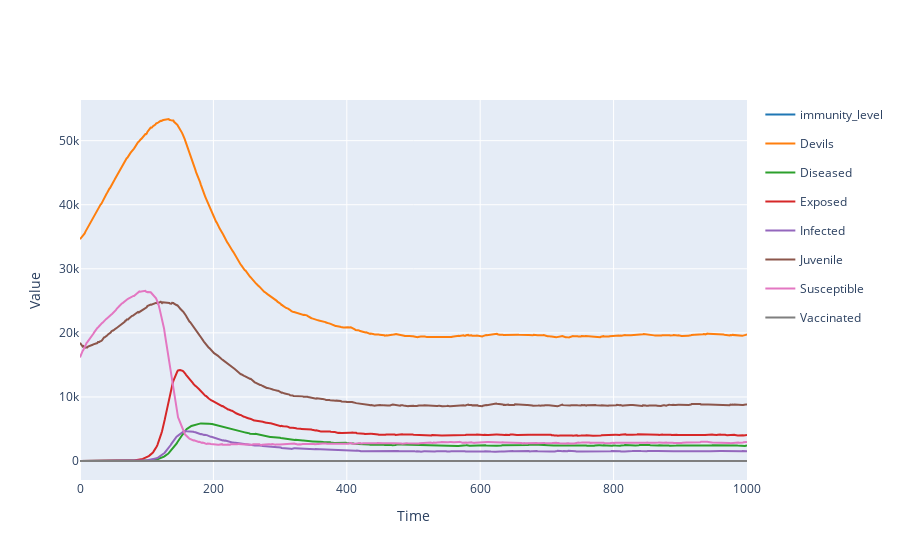

Notebook code cell kept with this figure:
### Code cell
results.plotplotly()

### Figure 1 — Plotly figure (JSON) as saved in the notebook; plotly's stock layout.template omitted (floating-point values rounded to 4 significant figures; data arrays with more than 128 entries replaced by an {"elided": "..."} marker saying what was removed)
{"data": [{"legendgroup": "immunity_level", "line": {"color": "#1f77b4"}, "mode": "lines", "name": "immunity_level", "type": "scatter", "x": {"elided": "1001 int values"}, "y": {"elided": "1001 int values"}}, {"legendgroup": "Devils", "line": {"color": "#ff7f0e"}, "mode": "lines", "name": "Devils", "type": "scatter", "x": {"elided": "1001 int values"}, "y": {"elided": "1001 int values"}}, {"legendgroup": "Diseased", "line": {"color": "#2ca02c"}, "mode": "lines", "name": "Diseased", "type": "scatter", "x": {"elided": "1001 int values"}, "y": {"elided": "1001 int values"}}, {"legendgroup": "Exposed", "line": {"color": "#d62728"}, "mode": "lines", "name": "Exposed", "type": "scatter", "x": {"elided": "1001 int values"}, "y": {"elided": "1001 int values"}}, {"legendgroup": "Infected", "line": {"color": "#9467bd"}, "mode": "lines", "name": "Infected", "type": "scatter", "x": {"elided": "1001 int values"}, "y": {"elided": "1001 int values"}}, {"legendgroup": "Juvenile", "line": {"color": "#8c564b"}, "mode": "lines", "name": "Juvenile", "type": "scatter", "x": {"elided": "1001 int values"}, "y": {"elided": "1001 int values"}}, {"legendgroup": "Susceptible", "line": {"color": "#e377c2"}, "mode": "lines", "name": "Susceptible", "type": "scatter", "x": {"elided": "1001 int values"}, "y": {"elided": "1001 int values"}}, {"legendgroup": "Vaccinated", "line": {"color": "#7f7f7f"}, "mode": "lines", "name": "Vaccinated", "type": "scatter", "x": {"elided": "1001 int values"}, "y": {"elided": "1001 int values"}}], "layout": {"showlegend": true, "title": {"text": ""}, "xaxis": {"title": {"text": "Time"}}, "yaxis": {"title": {"text": "Value"}}}}
